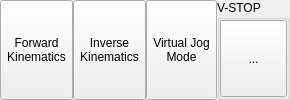
              <widget class="QWidget" name="widget_17" native="true">
               <property name="minimumSize">
                <size>
                 <width>150</width>
                 <height>0</height>
                </size>
               </property>
               <property name="maximumSize">
                <size>
                 <width>900</width>
                 <height>16777215</height>
                </size>
               </property>
               <layout class="QHBoxLayout" name="horizontalLayout_27">
                <property name="spacing">
                 <number>0</number>
                </property>
                <property name="leftMargin">
                 <number>0</number>
                </property>
                <property name="topMargin">
                 <number>0</number>
                </property>
                <property name="rightMargin">
                 <number>0</number>
                </property>
                <property name="bottomMargin">
                 <number>0</number>
                </property>
                <item>
                 <widget class="QToolButton" name="forward_kinematics_button">
                  <property name="sizePolicy">
                   <sizepolicy hsizetype="Preferred" vsizetype="Expanding">
                    <horstretch>0</horstretch>
                    <verstretch>0</verstretch>
                   </sizepolicy>
                  </property>
                  <property name="text">
                   <string>Forward
Kinematics</string>
                  </property>
                  <property name="icon">
                   <iconset resource="resources.qrc">
                    <normaloff>:/icons/icons8-move-right-48.png</normaloff>:/icons/icons8-move-right-48.png</iconset>
                  </property>
                  <property name="iconSize">
                   <size>
                    <width>36</width>
                    <height>36</height>
                   </size>
                  </property>
                  <property name="toolButtonStyle">
                   <enum>Qt::ToolButtonStyle::ToolButtonTextUnderIcon</enum>
                  </property>
                 </widget>
                </item>
                <item>
                 <widget class="QToolButton" name="inverse_kinematic_button">
                  <property name="sizePolicy">
                   <sizepolicy hsizetype="Preferred" vsizetype="Expanding">
                    <horstretch>0</horstretch>
                    <verstretch>0</verstretch>
                   </sizepolicy>
                  </property>
                  <property name="text">
                   <string>Inverse
Kinematics</string>
                  </property>
                  <property name="icon">
                   <iconset resource="resources.qrc">
                    <normaloff>:/icons/icons8-move-left-48.png</normaloff>:/icons/icons8-move-left-48.png</iconset>
                  </property>
                  <property name="iconSize">
                   <size>
                    <width>36</width>
                    <height>36</height>
                   </size>
                  </property>
                  <property name="toolButtonStyle">
                   <enum>Qt::ToolButtonStyle::ToolButtonTextUnderIcon</enum>
                  </property>
                 </widget>
                </item>
                <item>
                 <widget class="QToolButton" name="virtual_jog_button">
                  <property name="sizePolicy">
                   <sizepolicy hsizetype="Preferred" vsizetype="Preferred">
                    <horstretch>0</horstretch>
                    <verstretch>0</verstretch>
                   </sizepolicy>
                  </property>
                  <property name="text">
                   <string>Virtual Jog
Mode</string>
                  </property>
                  <property name="icon">
                   <iconset resource="resources.qrc">
                    <normaloff>:/icons/icons8-walking-48.png</normaloff>:/icons/icons8-walking-48.png</iconset>
                  </property>
                  <property name="iconSize">
                   <size>
                    <width>36</width>
                    <height>36</height>
                   </size>
                  </property>
                  <property name="toolButtonStyle">
                   <enum>Qt::ToolButtonStyle::ToolButtonTextUnderIcon</enum>
                  </property>
                 </widget>
                </item>
                <item>
                 <widget class="QGroupBox" name="estop_box">
                  <property name="title">
                   <string>V-STOP</string>
                  </property>
                  <layout class="QGridLayout" name="gridLayout_10">
                   <property name="leftMargin">
                    <number>0</number>
                   </property>
                   <property name="topMargin">
                    <number>0</number>
                   </property>
                   <property name="rightMargin">
                    <number>0</number>
                   </property>
                   <property name="bottomMargin">
                    <number>0</number>
                   </property>
                   <property name="spacing">
                    <number>0</number>
                   </property>
                   <item row="0" column="0">
                    <widget class="QToolButton" name="estop_button">
                     <property name="sizePolicy">
                      <sizepolicy hsizetype="Preferred" vsizetype="Preferred">
                       <horstretch>0</horstretch>
                       <verstretch>0</verstretch>
                      </sizepolicy>
                     </property>
                     <property name="maximumSize">
                      <size>
                       <width>96</width>
                       <height>16777215</height>
                      </size>
                     </property>
                     <property name="text">
                      <string>...</string>
                     </property>
                     <property name="icon">
                      <iconset resource="resources.qrc">
                       <normaloff>:/icons/icons8-emergency-stop-button-96.png</normaloff>:/icons/icons8-emergency-stop-button-96.png</iconset>
                     </property>
                     <property name="iconSize">
                      <size>
                       <width>96</width>
                       <height>96</height>
                      </size>
                     </property>
                    </widget>
                   </item>
                  </layout>
                 </widget>
                </item>
               </layout>
              </widget>
